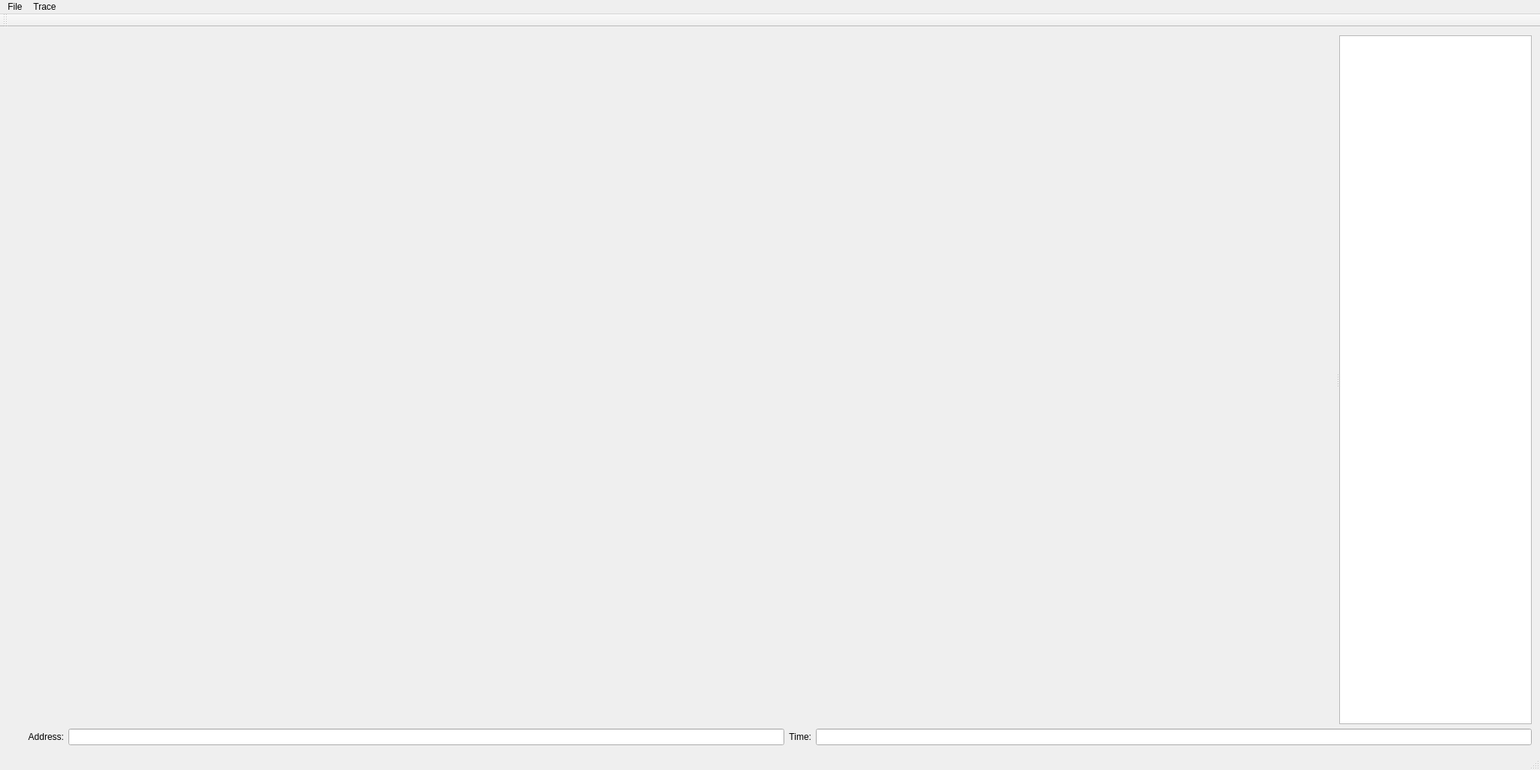
<?xml version="1.0" encoding="UTF-8"?>
<ui version="4.0">
 <class>MainWindow</class>
 <widget class="QMainWindow" name="MainWindow">
  <property name="windowModality">
   <enum>Qt::NonModal</enum>
  </property>
  <property name="geometry">
   <rect>
    <x>0</x>
    <y>0</y>
    <width>2048</width>
    <height>1024</height>
   </rect>
  </property>
  <property name="windowTitle">
   <string>TraceGraph</string>
  </property>
  <widget class="QWidget" name="centralWidget">
   <property name="sizePolicy">
    <sizepolicy hsizetype="Preferred" vsizetype="Preferred">
     <horstretch>0</horstretch>
     <verstretch>0</verstretch>
    </sizepolicy>
   </property>
   <layout class="QVBoxLayout" name="verticalLayout">
    <item>
     <widget class="QSplitter" name="splitter">
      <property name="sizePolicy">
       <sizepolicy hsizetype="Expanding" vsizetype="Expanding">
        <horstretch>0</horstretch>
        <verstretch>0</verstretch>
       </sizepolicy>
      </property>
      <property name="orientation">
       <enum>Qt::Horizontal</enum>
      </property>
      <widget class="TMGraphView" name="graph" native="true">
       <property name="sizePolicy">
        <sizepolicy hsizetype="Expanding" vsizetype="Expanding">
         <horstretch>1</horstretch>
         <verstretch>0</verstretch>
        </sizepolicy>
       </property>
       <property name="baseSize">
        <size>
         <width>0</width>
         <height>0</height>
        </size>
       </property>
      </widget>
      <widget class="QTextEdit" name="event_display">
       <property name="sizePolicy">
        <sizepolicy hsizetype="Preferred" vsizetype="Expanding">
         <horstretch>0</horstretch>
         <verstretch>0</verstretch>
        </sizepolicy>
       </property>
       <property name="baseSize">
        <size>
         <width>0</width>
         <height>0</height>
        </size>
       </property>
       <property name="readOnly">
        <bool>true</bool>
       </property>
      </widget>
     </widget>
    </item>
    <item>
     <layout class="QHBoxLayout" name="horizontalLayout_2">
      <item>
       <widget class="QLabel" name="cursor_address">
        <property name="sizePolicy">
         <sizepolicy hsizetype="Preferred" vsizetype="Preferred">
          <horstretch>0</horstretch>
          <verstretch>0</verstretch>
         </sizepolicy>
        </property>
        <property name="text">
         <string/>
        </property>
        <property name="alignment">
         <set>Qt::AlignLeading|Qt::AlignLeft|Qt::AlignVCenter</set>
        </property>
       </widget>
      </item>
      <item>
       <widget class="QLabel" name="cursor_time">
        <property name="text">
         <string/>
        </property>
       </widget>
      </item>
      <item>
       <widget class="QLabel" name="label_3">
        <property name="text">
         <string>Address:</string>
        </property>
        <property name="alignment">
         <set>Qt::AlignRight|Qt::AlignTrailing|Qt::AlignVCenter</set>
        </property>
       </widget>
      </item>
      <item>
       <widget class="QLineEdit" name="graph_address"/>
      </item>
      <item>
       <widget class="QLabel" name="label_4">
        <property name="text">
         <string>Time:</string>
        </property>
        <property name="alignment">
         <set>Qt::AlignRight|Qt::AlignTrailing|Qt::AlignVCenter</set>
        </property>
       </widget>
      </item>
      <item>
       <widget class="QLineEdit" name="graph_time"/>
      </item>
     </layout>
    </item>
   </layout>
  </widget>
  <widget class="QMenuBar" name="menuBar">
   <property name="geometry">
    <rect>
     <x>0</x>
     <y>0</y>
     <width>800</width>
     <height>22</height>
    </rect>
   </property>
   <widget class="QMenu" name="menuFile">
    <property name="title">
     <string>File</string>
    </property>
    <addaction name="actionOpenDatabase"/>
    <addaction name="actionSave_Image"/>
    <addaction name="actionQuit"/>
   </widget>
   <widget class="QMenu" name="menuTrace">
    <property name="title">
     <string>Trace</string>
    </property>
    <addaction name="actionMetadata"/>
    <addaction name="actionOverview_zoom"/>
   </widget>
   <addaction name="menuFile"/>
   <addaction name="menuTrace"/>
  </widget>
  <widget class="QToolBar" name="mainToolBar">
   <attribute name="toolBarArea">
    <enum>TopToolBarArea</enum>
   </attribute>
   <attribute name="toolBarBreak">
    <bool>false</bool>
   </attribute>
  </widget>
  <widget class="QStatusBar" name="statusBar"/>
  <action name="actionOpenDatabase">
   <property name="text">
    <string>Open Database</string>
   </property>
   <property name="toolTip">
    <string>Open Database</string>
   </property>
  </action>
  <action name="actionSave_Image">
   <property name="text">
    <string>Save Image</string>
   </property>
  </action>
  <action name="actionQuit">
   <property name="text">
    <string>Quit</string>
   </property>
  </action>
  <action name="actionMetadata">
   <property name="text">
    <string>Metadata</string>
   </property>
  </action>
  <action name="actionOverview_zoom">
   <property name="text">
    <string>Overview zoom</string>
   </property>
  </action>
 </widget>
 <layoutdefault spacing="6" margin="11"/>
 <customwidgets>
  <customwidget>
   <class>TMGraphView</class>
   <extends>QWidget</extends>
   <header>tmgraphview.h</header>
   <container>1</container>
  </customwidget>
 </customwidgets>
 <resources/>
 <connections>
  <connection>
   <sender>actionQuit</sender>
   <signal>triggered()</signal>
   <receiver>MainWindow</receiver>
   <slot>close()</slot>
   <hints>
    <hint type="sourcelabel">
     <x>-1</x>
     <y>-1</y>
    </hint>
    <hint type="destinationlabel">
     <x>199</x>
     <y>149</y>
    </hint>
   </hints>
  </connection>
 </connections>
</ui>
